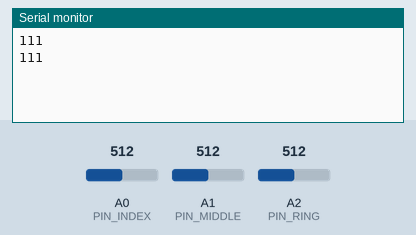
The sketch below on a simulated Arduino Uno, built with avr-gcc and run on an emulated ATmega328P. Parts: the last lines printed to the serial monitor. The test bench sets the inputs (shaded band); at power-on: A0 (PIN_INDEX) = 512, A1 (PIN_MIDDLE) = 512, A2 (PIN_RING) = 512.

Above: at 1.2 s.
1.3 s: A0 (PIN_INDEX) set to 660
At 2.2 s:
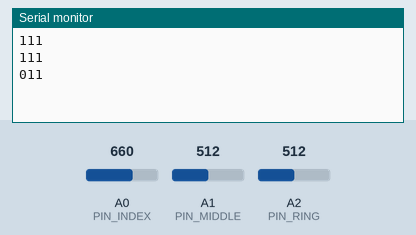
2.8 s: A1 (PIN_MIDDLE) set to 660
At 3.7 s:
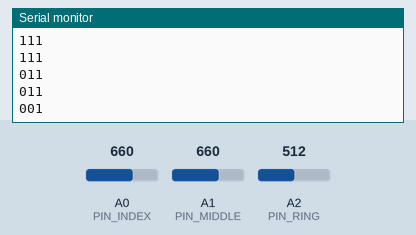
4.3 s: A2 (PIN_RING) set to 660
At 5.2 s:
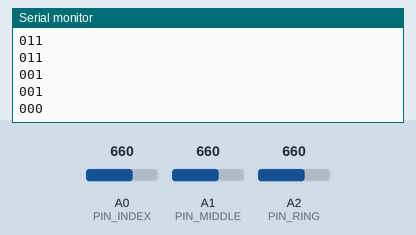
5.8 s: A0 (PIN_INDEX) set to 640
At 6.7 s:
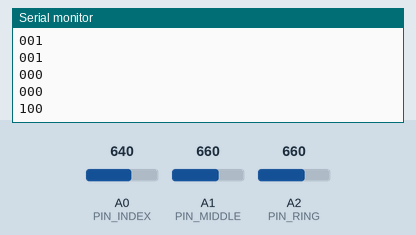
7.3 s: A1 (PIN_MIDDLE) set to 640
At 8.2 s:
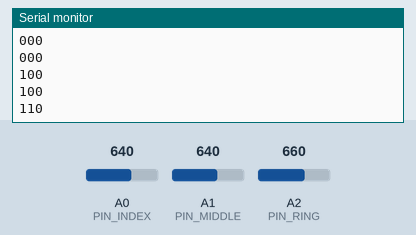
Timing chart, 0 to 9.8 s (numbered marks = the images above; inputs shaded):
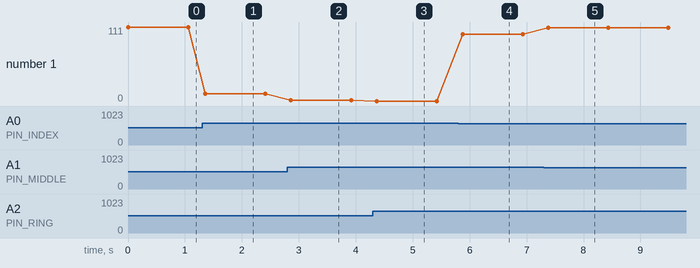

Measured:
- after the input at 1.3 s, the serial monitor: prints a new line after 0.06 s (image 1)
- after the input at 2.8 s, the serial monitor: prints a new line after 0.06 s (image 2)
- after the input at 4.3 s, the serial monitor: prints a new line after 0.07 s (image 3)
- after the input at 5.8 s, the serial monitor: prints a new line after 0.07 s (image 4)
- after the input at 7.3 s, the serial monitor: prints a new line after 0.08 s (image 5)
- plotted number 1: 111 → 11 after the input at 1.3 s, 11 → 1 after the input at 2.8 s, 1 → 0 after the input at 4.3 s, 0 → 100 after the input at 5.8 s, 100 → 110 after the input at 7.3 s

The sketch:

glove_firmware.ino
```cpp
/*
  Silent Voice — Glove Firmware (Final: 3 Flex Sensors, 8 Gestures)

  Reads 3 flex sensors on analog pins A0-A2 (Index, Middle, Ring),
  classifies each as STRAIGHT (0) or BENT (1), combines them into a
  3-bit code, and sends that code as a string ("000".."111") over
  Serial whenever it changes.

  Wiring (see README.md for full diagram):
    Index sensor  -> A0
    Middle sensor -> A1
    Ring sensor   -> A2
    Each sensor: one leg to 5V, other leg to analog pin AND to a
    10k-ohm resistor to GND (voltage divider).

  Gesture table (bit order = Index, Middle, Ring):
    000 Open Hand        -> Hello
    100 Index Bent       -> I am thirsty.
    010 Middle Bent      -> I need food.
    001 Ring Bent        -> I need medicine.
    110 Index+Middle     -> Please help me.
    101 Index+Ring       -> Please call the doctor.
    011 Middle+Ring      -> I need my wheelchair.
    111 All Bent         -> Emergency! Call my caregiver immediately.
*/

const int PIN_INDEX  = A0;
const int PIN_MIDDLE = A1;
const int PIN_RING   = A2;

// Calibrate this threshold per sensor after wiring — flex sensors vary.
// Reading ABOVE this = straight (0). Reading AT or BELOW this = bent (1).
const int BEND_THRESHOLD = 650;

String lastCode = "";
unsigned long lastSendTime = 0;
const unsigned long DEBOUNCE_MS = 150;

void setup() {
  Serial.begin(9600);
}

int bitFor(int pin) {
  int val = analogRead(pin);
  return (val <= BEND_THRESHOLD) ? 1 : 0;
}

String readGestureCode() {
  int indexBit  = bitFor(PIN_INDEX);
  int middleBit = bitFor(PIN_MIDDLE);
  int ringBit   = bitFor(PIN_RING);

  String code = "";
  code += String(indexBit);
  code += String(middleBit);
  code += String(ringBit);
  return code;
}

void loop() {
  String code = readGestureCode();
  unsigned long now = millis();

  // Only send when the code changes, or every ~1s as a heartbeat.
  if (code != lastCode || (now - lastSendTime) > 1000) {
    Serial.println(code);
    lastCode = code;
    lastSendTime = now;
  }

  delay(DEBOUNCE_MS);
}
```
